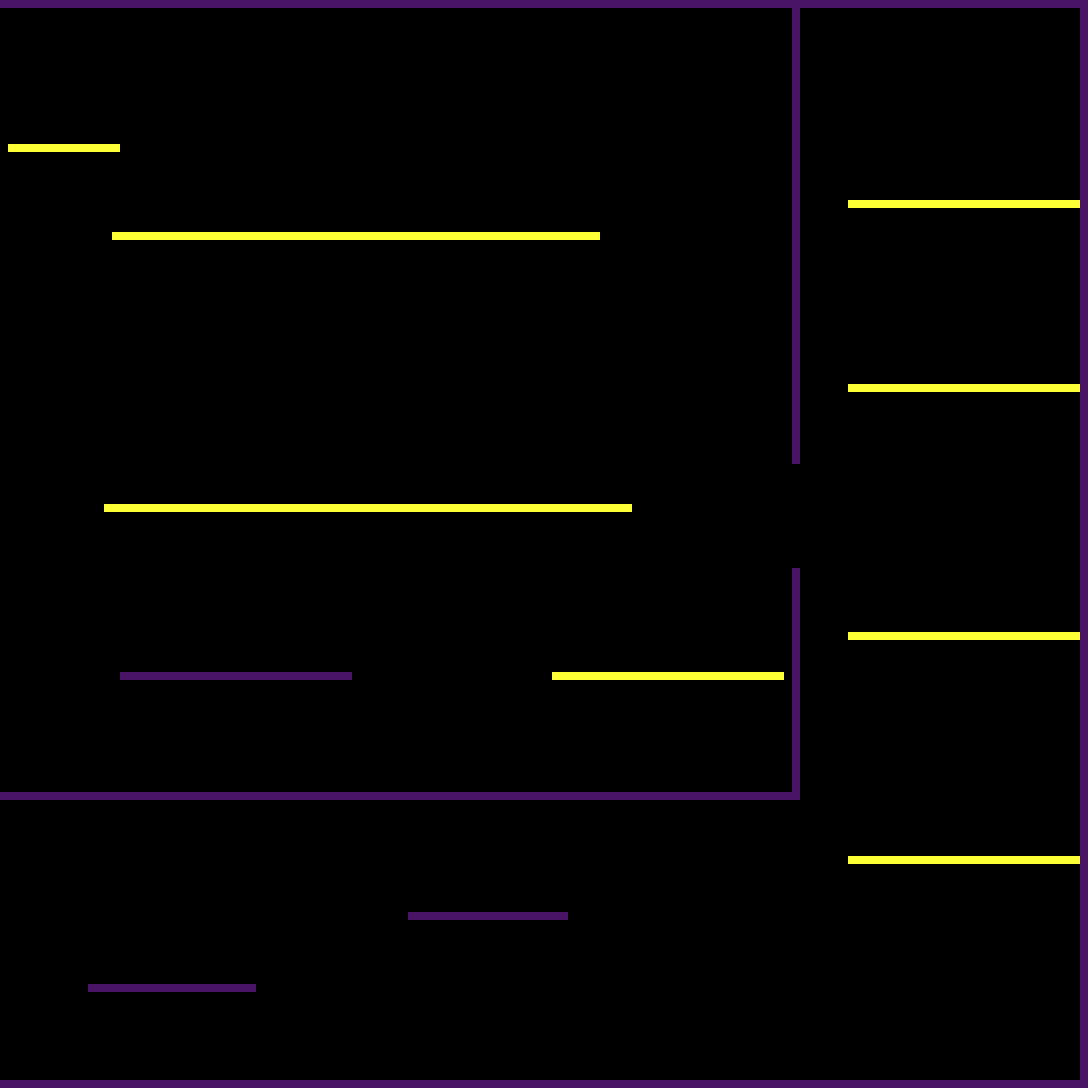

A 2D game scene composited from a Tiled map and its tileset images. What follows is a short description and the map's XML, with each tile layer's data collapsed to a summary:
An orthogonal 136x136 tile map with 8x8 px tiles, 2 tile layers (Wall, Tiles) and 8 objects.

<map version="1.0" orientation="orthogonal" width="136" height="136" tilewidth="8" tileheight="8">
 <tileset firstgid="1" name="tiles" tilewidth="8" tileheight="8">
  <image source="../tex/block.png" width="16" height="8" />
 </tileset>
 <layer name="Wall" width="136" height="136">
  <data>[18496 cells, 659 non-empty, 1 distinct tile ids]</data>
 </layer>
 <layer name="Tiles" width="136" height="136">
  <data>[18496 cells, 947 non-empty, 2 distinct tile ids]</data>
 </layer>
 <objectgroup name="OneWay" width="136" height="136">
  <object x="112" y="232" width="488" height="8" />
  <object x="8" y="144" width="112" height="8" />
  <object x="104" y="504" width="528" height="8" />
  <object x="552" y="672" width="232" height="1" />
  <object x="848" y="856" width="232" height="1" />
  <object x="848" y="632" width="232" height="1" />
  <object x="848" y="384" width="232" height="1" />
  <object x="848" y="200" width="232" height="1" />
 </objectgroup>
 <objectgroup name="Objects" width="136" height="136" />
</map>